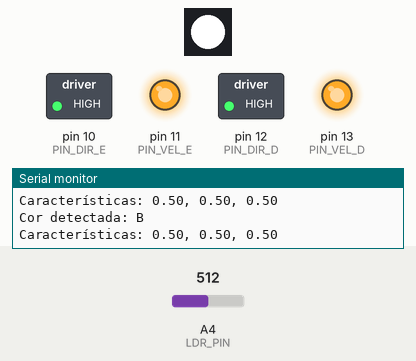
Bench run of a program on a simulated Arduino Uno, built with avr-gcc and run on an emulated ATmega328P. Shown: 1 RGB LEDs in strip order, left to right, switched loads named in the program (green lamp = pin HIGH), output pins drawn as LEDs (lit = HIGH), the last lines printed to the serial monitor. Dashed ring = blinking. The inputs (shaded band) are chosen by the test bench; at power-on: A4 (LDR_PIN) = 512.

Above: at 1.2 s.
1.3 s: A4 (LDR_PIN) set to 787
4.3 s: A4 (LDR_PIN) set to 815
At 6.58 s:
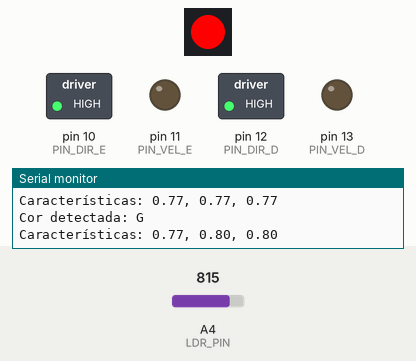
7.3 s: A4 (LDR_PIN) set to 716
At 9.14 s:
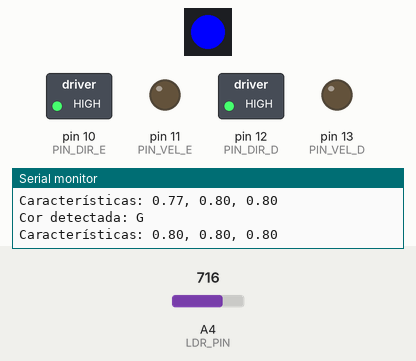
10.3 s: A4 (LDR_PIN) set to 900
At 13.04 s:
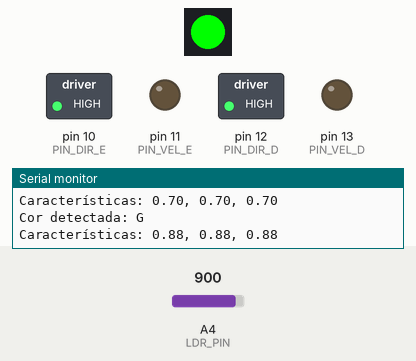
Timing chart, 0 to 14.3 s (numbered marks = the images above; inputs shaded):
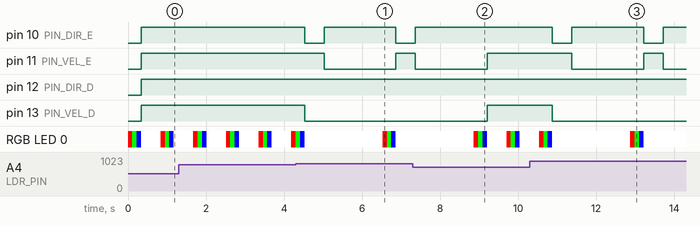

The program:

main.cpp
```cpp
#include "colorSensor.h"
#include "RedeSOM.h"
#include "l9110.h"

// Pinos para o sensor de cor
#define LED_PIN 7
#define LDR_PIN A4

// Pinos para o controle do motor
#define PIN_VEL_E 11
#define PIN_DIR_E 10
#define PIN_VEL_D 13
#define PIN_DIR_D 12

// Instâncias dos componentes
ColorSensor colorSensor(LED_PIN, LDR_PIN);
RedeSOM redeSOM;
L9110 motor(PIN_VEL_E, PIN_DIR_E, PIN_VEL_D, PIN_DIR_D);

void setup() {
    Serial.begin(9600);
    colorSensor.begin();
    redeSOM.setup();
    Serial.println("Sistema iniciado.");
}

void loop() {
    int features[3];
    float featuresFloat[3];

    colorSensor.readFeatures(features);


    for (int i = 0; i < 3; i++) {
        featuresFloat[i] = features[i] / 1023.0;
    }

    char response = redeSOM.melhorResposta(featuresFloat);

    Serial.print("Cor detectada: ");
    Serial.println(response);
    Serial.print("Características: ");
    Serial.print(featuresFloat[0]);
    Serial.print(", ");
    Serial.print(featuresFloat[1]);
    Serial.print(", ");
    Serial.println(featuresFloat[2]);

    // Realiza ação com base na cor detectada [Essa parte foi feita com IA (Verificar)]
    if (response == 'R') { // Vermelho
        motor.frente(255, 0); // Velocidade máxima, movimento contínuo
    } else if (response == 'G') { // Verde
        motor.esquerda(255, 500); // Velocidade máxima, vira por 1s
        motor.frente(255, 1000); // Velocidade máxima, movimento contínuo
    } else if (response == 'B') { // Azul
        motor.parar();
    } else {
        motor.parar(); // Para o carrinho por segurança
    }

    delay(500); // Atraso para estabilidade
}
```

RedeSOM.cpp
```cpp
#include "RedeSOM.h"

// Constructor for the RedeSOM class
RedeSOM::RedeSOM() {
  // Initialization code if needed
}

// Inicializa a Rede SOM
void RedeSOM::setup() {}

// Calcula a distância entre o vetor de características e o neurônio na posição (i, j)
float RedeSOM::distancia(float caracteristicas[SOM_MAX_F], int i, int j) {
  float soma = 0;
  for (int f = 0; f < SOM_MAX_F; f++) {
    soma += pow(caracteristicas[f] - matrizNeuronios[i][j][f], 2);
  }
  return sqrt(soma);
}

// Encontra o neurônio com a menor distância em relação ao vetor de características
void RedeSOM::melhorDistancia(float caracteristicas[SOM_MAX_F], int &melhorL, int &melhorC) {
  melhorL = 0;
  melhorC = 0;
  float melhorDist = distancia(caracteristicas, melhorL, melhorC);
  for (int i = 0; i < SOM_MAX_L; i++) {
    for (int j = 0; j < SOM_MAX_C; j++) {
      float d = distancia(caracteristicas, i, j);
      if (d < melhorDist) {
        melhorL = i;
        melhorC = j;
        melhorDist = d;
      }
    }
  }
}

// Retorna o label associado ao neurônio que tem a menor distância
char RedeSOM::melhorResposta(float caracteristicas[SOM_MAX_F]) {
  int melhorLinha = 0;
  int melhorColuna = 0;
  melhorDistancia(caracteristicas, melhorLinha, melhorColuna);
  return matrizLabels[melhorLinha][melhorColuna];
}
```

RedeSOM.h
```cpp
/***********************************************************************
  colorSOM.h - Biblioteca para uso do sensor de cor basedo na rede SOM

  Autores:
    - Cleberson Costa   | Treinamento da rede
    - Daniel Moura      | Coleta de dados
    - Gabriel Vantuil   | Design do Circuito
    - Pedro Albuquerque | Criação da biblioteca
    - Rutileno Gabriel  | Design da PCB
    - Orivaldo Santana  | Orientador

  Criado em 18/12/24
  Versão de teste 1.0
  Biblioteca criada para a disciplina ECT3694 - Aprendizado de Máquina
  https://github.com/
***********************************************************************/
#ifndef REDESOM_H
#define REDESOM_H

#include <Arduino.h>

#define SOM_MAX_L 3
#define SOM_MAX_C 3
#define SOM_MAX_F 3

class RedeSOM
{
  public:
    RedeSOM();
    void setup();
    char melhorResposta(float caracteristicas[SOM_MAX_F]);
    void melhorDistancia(float caracteristicas[SOM_MAX_F], int &melhorL, int &melhorC);
    float distancia(float caracteristicas[SOM_MAX_F], int i, int j);
    char getLabel(int i, int j);

  private:
    float matrizNeuronios[SOM_MAX_L][SOM_MAX_C][SOM_MAX_F] =
      {
        { {0.8059331762683735, 0.8103771981141525, 0.7149841263330463},
          {0.8051411350818715, 0.8103357960453269, 0.6842252185931023},
          {0.8050158221299619, 0.8103430475916589, 0.675167350848771} },

        { {0.8354615120049846, 0.8105409908706593, 0.6740108489653516},
          {0.9100092401236485, 0.8111283200336047, 0.6718461573109517},
          {0.9099803212897359, 0.7564936522918071, 0.6710016937304123} },

        { {0.9099591228252338, 0.7120604321692304, 0.6701809061098863},
          {0.8191499121804825, 0.7108114855186386, 0.7308355638371488},
          {0.7807266585544608, 0.7101971203533916, 0.756564696107488} }
      };

    char matrizLabels[SOM_MAX_L][SOM_MAX_C] =
      {
        {'G', 'G', 'G'},
        {'G', 'R', 'R'},
        {'R', 'B', 'B'}
      };
};

#endif
```

colorSensor.cpp
```cpp
#include "colorSensor.h"

ColorSensor::ColorSensor(int neoPixelPin, int ldrPin) : _ldrPin(ldrPin), _pixels(1, neoPixelPin, NEO_GRB + NEO_KHZ800) {}

void ColorSensor::begin() {
    pinMode(_ldrPin, INPUT);
    _pixels.begin();
    _pixels.clear();
    _pixels.show();
}

void ColorSensor::readFeatures(int features[3]) {
    uint32_t colors[3] = {_pixels.Color(255, 0, 0), _pixels.Color(0, 255, 0), _pixels.Color(0, 0, 255)};
    for (int i = 0; i < 3; i++) {
        int reading = captureReadings(colors[i]);
        features[i] = map(reading, 0, 1023, 0, 1023);
    }
    // Ilumina o LED com branco ao final de cada ciclo de leitura
    _pixels.setPixelColor(0, _pixels.Color(255, 255, 255));
    _pixels.show();
}

int ColorSensor::captureReadings(uint32_t color) {
    const int NUM_READINGS = 10;
    int readings[NUM_READINGS];

    _pixels.setPixelColor(0, color);
    _pixels.show();
    delay(10);

    for (int i = 0; i < NUM_READINGS; i++) {
        readings[i] = analogRead(_ldrPin);
        delay(10); // Tempo entre leituras
    }
    return calculateMode(readings, NUM_READINGS);
}

int ColorSensor::calculateMode(int readings[], int size) {
    int mode = readings[0];
    int maxCount = 0;

    for (int i = 0; i < size; i++) {
        int count = 0;
        for (int j = 0; j < size; j++) {
            if (readings[j] == readings[i]) {
                count++;
            }
        }
        if (count > maxCount) {
            maxCount = count;
            mode = readings[i];
        }
    }
    return mode;
}
```

colorSensor.h
```cpp
#ifndef COLORSENSOR_H
#define COLORSENSOR_H

#include <Arduino.h>
#include <Adafruit_NeoPixel.h>

class ColorSensor {
  public:
    ColorSensor(int neoPixelPin, int ldrPin);
    void begin(); // Inicializa os pinos
    void readFeatures(int features[3]); // Lê as características (RGB)
  private:
    int _ldrPin;
    Adafruit_NeoPixel _pixels;
    int captureReadings(uint32_t color); // Captura leituras do LDR para uma cor específica
    int calculateMode(int readings[], int size); // Calcula a moda das leituras
};

#endif
```

l9110.cpp
```cpp
#include "l9110.h"

#include <Arduino.h>

L9110::L9110(int pinVelE, int pinDirE, int pinVelD, int pinDirD)
{
  _pinVelocidadeMotorEsquerdo = pinVelE;
  _pinDirecaoMotorEsquerdo = pinDirE;
  _pinVelocidadeMotorDireito = pinVelD;
  _pinDirecaoMotorDireito = pinDirD;
  _tempoMaximoMovimento = 3000;

  pinMode(_pinVelocidadeMotorEsquerdo, OUTPUT);
  pinMode(_pinDirecaoMotorEsquerdo, OUTPUT);
  pinMode(_pinVelocidadeMotorDireito, OUTPUT);
  pinMode(_pinDirecaoMotorDireito, OUTPUT);
}

void L9110::frente(int velocidade, int tempo)
{
  digitalWrite(_pinDirecaoMotorEsquerdo, HIGH);
  digitalWrite(_pinDirecaoMotorDireito, HIGH);
  analogWrite(_pinVelocidadeMotorEsquerdo, 255 - velocidade);
  analogWrite(_pinVelocidadeMotorDireito, 255 - velocidade);
  if (tempo > _tempoMaximoMovimento)
  {
    delay(_tempoMaximoMovimento);
  }
  else
  {
    delay(tempo);
  }
}

void L9110::re(int velocidade, int tempo)
{
  digitalWrite(_pinDirecaoMotorEsquerdo, LOW);
  digitalWrite(_pinDirecaoMotorDireito, LOW);
  analogWrite(_pinVelocidadeMotorEsquerdo, velocidade);
  analogWrite(_pinVelocidadeMotorDireito, velocidade);
  if (tempo > _tempoMaximoMovimento)
  {
    delay(_tempoMaximoMovimento);
  }
  else
  {
    delay(tempo);
  }
}

void L9110::esquerda(int velocidade, int tempo)
{
  digitalWrite(_pinDirecaoMotorEsquerdo, LOW);
  digitalWrite(_pinDirecaoMotorDireito, HIGH);
  analogWrite(_pinVelocidadeMotorEsquerdo, velocidade);
  analogWrite(_pinVelocidadeMotorDireito, 255 - velocidade);
  if (tempo > _tempoMaximoMovimento)
  {
    delay(_tempoMaximoMovimento);
  }
  else
  {
    delay(tempo);
  }
}

void L9110::direita(int velocidade, int tempo)
{
  digitalWrite(_pinDirecaoMotorEsquerdo, HIGH);
  digitalWrite(_pinDirecaoMotorDireito, LOW);
  analogWrite(_pinVelocidadeMotorEsquerdo, 255 - velocidade);
  analogWrite(_pinVelocidadeMotorDireito, velocidade);
  if (tempo > _tempoMaximoMovimento)
  {
    delay(_tempoMaximoMovimento);
  }
  else
  {
    delay(tempo);
  }
}

void L9110::parar()
{
  digitalWrite(_pinDirecaoMotorEsquerdo, HIGH);
  digitalWrite(_pinDirecaoMotorDireito, HIGH);
  analogWrite(_pinVelocidadeMotorEsquerdo, 255);
  analogWrite(_pinVelocidadeMotorDireito, 255);
}
```

l9110.h
```cpp
#ifndef L9110_H
#define L9110_H

#include <Arduino.h>

/*
  Classe para controle do motor DC com o driver L9110. Contêm 4 movimentos
  básicos: frente, ré, esquerda e direita.
  Código baseado no código feito por Luis Martins, https://github.com/Natalnet/ura-codes/blob/master/codigos/arduino/uracar/include/L9110H.h,
  e Orivaldo, https://github.com/Natalnet/lib_ura_esp/tree/master/ESP32/L9110.

  ## Motor A - Esquerdo
  # Sugestão de Pinos
  #A_IA  -->  Motor A PWM Speed --> 11
  #A_IB  -->  Motor A Direction --> 10

  ## Motor B - Direito
  # Sugestão de Pinos
  #B_IA  -->  Motor B PWM Speed --> 13
  #B_IB  -->  Motor B Direction --> 12

*/

class L9110
{
  public:
    L9110(); // Construtor padrão
    L9110(int pinVelE, int pinDirE, int pinVelD, int pinDirD);
    void frente(int velocidade = 255, int tempo = 1000);
    void re(int velocidade = 255, int tempo = 1000);
    void esquerda(int velocidade = 255, int tempo = 1000);
    void direita(int velocidade = 255, int tempo = 1000);
    void parar();
  private:
    int _pinVelocidadeMotorEsquerdo;
    int _pinVelocidadeMotorDireito;
    int _pinDirecaoMotorEsquerdo;
    int _pinDirecaoMotorDireito;
    int _tempoMaximoMovimento;
};

#endif
```

Measured:
- the behaviour switches between 800 and 801 on A4 (LDR_PIN) (found by bisection; images 0 and 1)
- after the input at 4.3 s, pin 10 (PIN_DIR_E): HIGH → LOW after 0.23 s, → HIGH 0.50 s later, → LOW 1.8 s later; pin 11 (PIN_VEL_E): HIGH → LOW after 0.73 s, → HIGH 1.8 s later; pin 13 (PIN_VEL_D): HIGH → LOW after 0.23 s
- after the input at 7.3 s, pin 10 (PIN_DIR_E): goes on until 7.4 s, then stays HIGH; pin 11 (PIN_VEL_E): goes on until 9.2 s, then stays HIGH; pin 13 (PIN_VEL_D): LOW → HIGH after 1.9 s
- after the input at 10.3 s, pin 10 (PIN_DIR_E): alternates HIGH for 1.8 s and LOW for 0.50 s, starting after 0.58 s; pin 11 (PIN_VEL_E): HIGH → LOW after 1.1 s, → HIGH 1.8 s later, → LOW 0.50 s later; pin 13 (PIN_VEL_D): HIGH → LOW after 0.58 s
